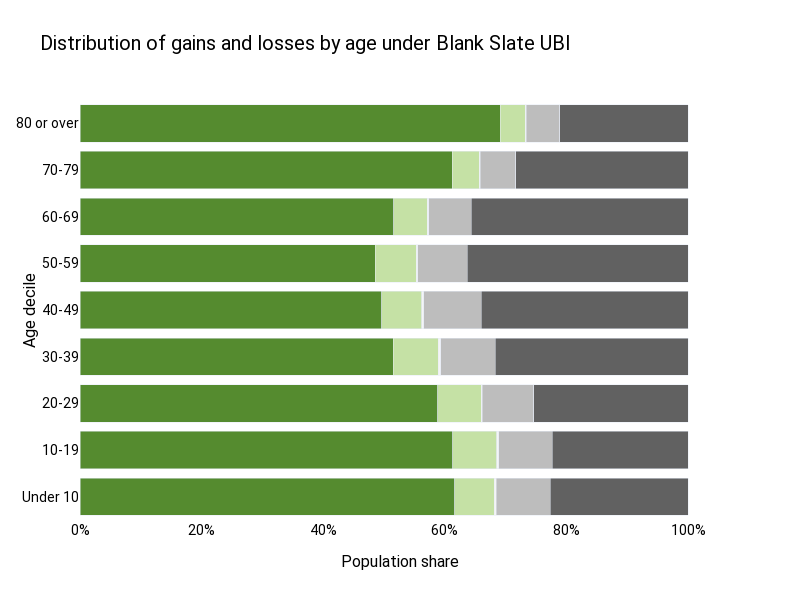

Notebook code for this chart:
### Markdown cell above
## Figure 2

### Code cell
from blank_slate_ubi_us.charts.age_winners import age_winner_chart

format_fig(plotly_json_to_fig(age_winner_chart(baseline, reformed, us.results_config)).update_layout(
    title="Distribution of gains and losses by age under Blank Slate UBI",
))

### Figure 1 — Plotly figure (JSON) as saved in the notebook; plotly's stock layout.template omitted (floating-point values rounded to 4 significant figures)
{"data": [{"alignmentgroup": "True", "customdata": [["62% of people aged under 10gain more than 5% of their income"], ["61% of people aged 10-19gain more than 5% of their income"], ["59% of people aged 20-29gain more than 5% of their income"], ["52% of people aged 30-39gain more than 5% of their income"], ["50% of people aged 40-49gain more than 5% of their income"], ["49% of people aged 50-59gain more than 5% of their income"], ["52% of people aged 60-69gain more than 5% of their income"], ["61% of people aged 70-79gain more than 5% of their income"], ["69% of people aged 80 or overgain more than 5% of their income"]], "hovertemplate": "%{customdata[0]}<extra></extra>", "legendgroup": "Gain more than 5%", "marker": {"color": "#558B2F", "pattern": {"shape": ""}}, "name": "Gain more than 5%", "offsetgroup": "Gain more than 5%", "orientation": "h", "showlegend": false, "textposition": "auto", "type": "bar", "x": [0.6163, 0.6128, 0.5881, 0.515, 0.4964, 0.4855, 0.5156, 0.6122, 0.6912], "xaxis": "x", "y": ["Under 10", "10-19", "20-29", "30-39", "40-49", "50-59", "60-69", "70-79", "80 or over"], "yaxis": "y"}, {"alignmentgroup": "True", "customdata": [["6% of people aged under 10gain less than 5% of their income"], ["7% of people aged 10-19gain less than 5% of their income"], ["7% of people aged 20-29gain less than 5% of their income"], ["7% of people aged 30-39gain less than 5% of their income"], ["7% of people aged 40-49gain less than 5% of their income"], ["7% of people aged 50-59gain less than 5% of their income"], ["6% of people aged 60-69gain less than 5% of their income"], ["4% of people aged 70-79gain less than 5% of their income"], ["4% of people aged 80 or overgain less than 5% of their income"]], "hovertemplate": "%{customdata[0]}<extra></extra>", "legendgroup": "Gain less than 5%", "marker": {"color": "#C5E1A5", "pattern": {"shape": ""}}, "name": "Gain less than 5%", "offsetgroup": "Gain less than 5%", "orientation": "h", "showlegend": false, "textposition": "auto", "type": "bar", "x": [0.06498, 0.07264, 0.07195, 0.07444, 0.06577, 0.06754, 0.05515, 0.04469, 0.04127], "xaxis": "x", "y": ["Under 10", "10-19", "20-29", "30-39", "40-49", "50-59", "60-69", "70-79", "80 or over"], "yaxis": "y"}, {"alignmentgroup": "True", "customdata": [["0% of people aged under 10experience no change"], ["0% of people aged 10-19experience no change"], ["0% of people aged 20-29experience no change"], ["0% of people aged 30-39experience no change"], ["0% of people aged 40-49experience no change"], ["0% of people aged 50-59experience no change"], ["0% of people aged 60-69experience no change"], ["0% of people aged 70-79experience no change"], ["0% of people aged 80 or overexperience no change"]], "hovertemplate": "%{customdata[0]}<extra></extra>", "legendgroup": "No change", "marker": {"color": "#F5F5F5", "pattern": {"shape": ""}}, "name": "No change", "offsetgroup": "No change", "orientation": "h", "showlegend": false, "textposition": "auto", "type": "bar", "x": [0.003191, 0.00327, 0.001914, 0.003701, 0.003011, 0.002878, 0.002434, 0.00141, 0.001058], "xaxis": "x", "y": ["Under 10", "10-19", "20-29", "30-39", "40-49", "50-59", "60-69", "70-79", "80 or over"], "yaxis": "y"}, {"alignmentgroup": "True", "customdata": [["9% of people aged under 10lose less than 5% of their income"], ["9% of people aged 10-19lose less than 5% of their income"], ["8% of people aged 20-29lose less than 5% of their income"], ["9% of people aged 30-39lose less than 5% of their income"], ["9% of people aged 40-49lose less than 5% of their income"], ["8% of people aged 50-59lose less than 5% of their income"], ["7% of people aged 60-69lose less than 5% of their income"], ["6% of people aged 70-79lose less than 5% of their income"], ["6% of people aged 80 or overlose less than 5% of their income"]], "hovertemplate": "%{customdata[0]}<extra></extra>", "legendgroup": "Lose less than 5%", "marker": {"color": "#BDBDBD", "pattern": {"shape": ""}}, "name": "Lose less than 5%", "offsetgroup": "Lose less than 5%", "orientation": "h", "showlegend": false, "textposition": "auto", "type": "bar", "x": [0.0886, 0.08793, 0.08456, 0.08965, 0.09461, 0.0809, 0.07009, 0.05828, 0.05584], "xaxis": "x", "y": ["Under 10", "10-19", "20-29", "30-39", "40-49", "50-59", "60-69", "70-79", "80 or over"], "yaxis": "y"}, {"alignmentgroup": "True", "customdata": [["23% of people aged under 10lose more than 5% of their income"], ["22% of people aged 10-19lose more than 5% of their income"], ["25% of people aged 20-29lose more than 5% of their income"], ["32% of people aged 30-39lose more than 5% of their income"], ["34% of people aged 40-49lose more than 5% of their income"], ["36% of people aged 50-59lose more than 5% of their income"], ["36% of people aged 60-69lose more than 5% of their income"], ["28% of people aged 70-79lose more than 5% of their income"], ["21% of people aged 80 or overlose more than 5% of their income"]], "hovertemplate": "%{customdata[0]}<extra></extra>", "legendgroup": "Lose more than 5%", "marker": {"color": "#616161", "pattern": {"shape": ""}}, "name": "Lose more than 5%", "offsetgroup": "Lose more than 5%", "orientation": "h", "showlegend": false, "textposition": "auto", "type": "bar", "x": [0.227, 0.2234, 0.2535, 0.3172, 0.3402, 0.3632, 0.3567, 0.2834, 0.2106], "xaxis": "x", "y": ["Under 10", "10-19", "20-29", "30-39", "40-49", "50-59", "60-69", "70-79", "80 or over"], "yaxis": "y"}], "layout": {"annotations": [{"font": {"size": 16}, "showarrow": false, "text": "Population share", "x": 0.5, "xanchor": "center", "xref": "paper", "y": 0, "yanchor": "top", "yref": "paper", "yshift": -30}, {"font": {"size": 16}, "showarrow": false, "text": "Age decile", "textangle": -90, "x": 0, "xanchor": "right", "xref": "paper", "xshift": -40, "y": 0.5, "yanchor": "middle", "yref": "paper"}], "barmode": "stack", "font": {"color": "Black", "family": "Roboto"}, "height": 600, "hoverlabel": {"align": "right", "font": {"family": "Ubuntu"}}, "paper_bgcolor": "white", "plot_bgcolor": "white", "title": {"font": {"size": 20}, "text": "Distribution of gains and losses by age under Blank Slate UBI"}, "width": 800, "xaxis": {"anchor": "y", "domain": [0, 1], "showgrid": false, "tickfont": {"size": 14}, "tickformat": ",.0%", "title": {"font": {"color": "black", "size": 16}}}, "yaxis": {"anchor": "x", "domain": [0, 1], "tickfont": {"size": 14}, "title": {"font": {"color": "black", "size": 16}}}}}
